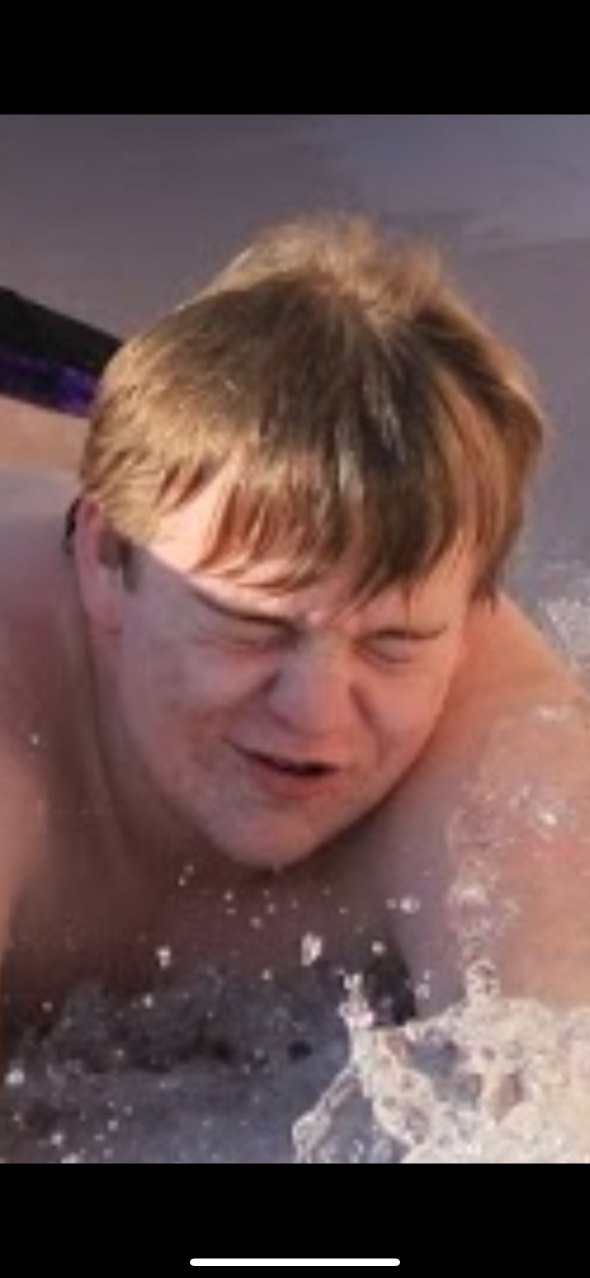
#> input picture images_2/Will.png, 1179 x 2556 px (shown at 1/2 size); its folder holds only this picture in this run
$ python send_images.py
#> lines starting #> are read from the running program, lines starting #| are printed output that depends on the picture
import serial
import time
from PIL import Image
import os

# --- CONFIGURATION ---
PORT = 'COM4'
BAUD_RATE = 115200
IMG_FOLDER = './images_2'
WIDTH = 240
HEIGHT = 135
TIMEOUT_SEC = 10               # timeout per row
HOLD_WAIT_TIMEOUT = 120        # max seconds to wait for button hold (safety)

def process_and_send(file_path, ser):
#> called with file_path = './images_2/Will.png'
    try:
        img = Image.open(file_path).resize((WIDTH, HEIGHT)).convert('RGB')
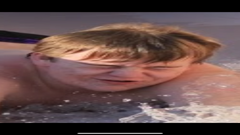
#> img: PIL image 240x135 RGB; mean R, G, B 101.7, 77.4, 75.2
        filename = os.path.basename(file_path)
        print(f"Preparing and sending {filename}...")

        ser.write(b'START\n')
        ser.flush()
        print("Sent START command")

        for y in range(HEIGHT):
            print(f"  Waiting for NEXT_ROW (row {y+1}/{HEIGHT})...", end="", flush=True)

            start_wait = time.time()
            received = False

            while time.time() - start_wait < TIMEOUT_SEC:
                if ser.in_waiting > 0:
                    line = ser.readline().decode('utf-8', errors='ignore').strip()
                    print(f" received: '{line}'")
                    if line == "NEXT_ROW":
                        received = True
                        break
                time.sleep(0.005)

            if not received:
                print(f"\nTIMEOUT waiting for NEXT_ROW on row {y+1}!")
                return False

            row_data = bytearray()
            for x in range(WIDTH):
                r, g, b = img.getpixel((x, y))
                rgb565 = ((r & 0xF8) << 8) | ((g & 0xFC) << 3) | (b >> 3)
                row_data.append((rgb565 >> 8) & 0xFF)   # high byte first
                row_data.append(rgb565 & 0xFF)

            ser.write(row_data)
            ser.flush()
            print(f"  Sent row {y+1}")

        print(f"Finished sending {filename}")
        return True

    except Exception as e:
        print(f"Error during send: {e}")
        return False


def wait_for_button_hold(ser):
    print("\nWaiting for you to hold M5 button for 2 seconds...")
    print("(Holding the button will trigger the next image)\n")

    start_wait = time.time()
    while time.time() - start_wait < HOLD_WAIT_TIMEOUT:
        if ser.in_waiting > 0:
            line = ser.readline().decode('utf-8', errors='ignore').strip()
            if line == "BUTTON_HELD_2S":
                print("Button held for 2 seconds → proceeding to next image!")
                return True
            else:
                print(f"Received: '{line}' (ignoring)")
        time.sleep(0.05)

    print("Timeout waiting for button hold! (120 seconds)")
    return False


# --- MAIN ---
if __name__ == "__main__":
    if not os.path.exists(IMG_FOLDER):
        print(f"Folder not found: {IMG_FOLDER}")
        print("Current dir:", os.getcwd())
        exit(1)

    files = [f for f in os.listdir(IMG_FOLDER) if f.lower().endswith(('.png', '.jpg', '.jpeg'))]
    if not files:
        print("No images in folder.")
        exit(1)

    try:
        ser = serial.Serial(PORT, BAUD_RATE, timeout=2)
        print(f"Opened {PORT}")
        time.sleep(3.5)

        ser.reset_input_buffer()
        ser.reset_output_buffer()

        for i, filename in enumerate(sorted(files), 1):
            full_path = os.path.join(IMG_FOLDER, filename)
#> (the run stopped early here; a loop or call above may not have finished)

$ run again, on images_2/tony_stark.jpg
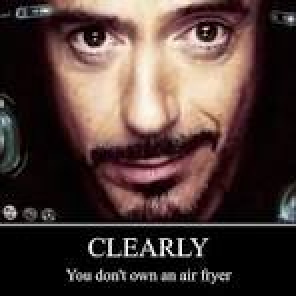
#> input picture images_2/tony_stark.jpg, 148 x 148 px (shown 2 times larger)
#> in process_and_send, `img = Image.open(file_path).resize((WIDTH, HEIGHT)).convert('RGB')`:
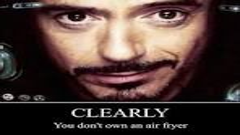
#> img: PIL image 240x135 RGB; mean R, G, B 77.1, 59.2, 55

$ run again, on images_2/woah.jpg
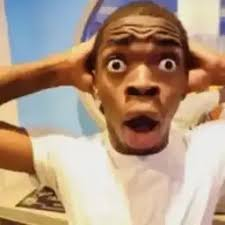
#> input picture images_2/woah.jpg, 225 x 225 px
#> in process_and_send, `img = Image.open(file_path).resize((WIDTH, HEIGHT)).convert('RGB')`:
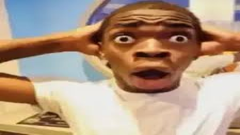
#> img: PIL image 240x135 RGB; mean R, G, B 178.7, 153, 131.5

$ run again, on images_2/Xander.jpg
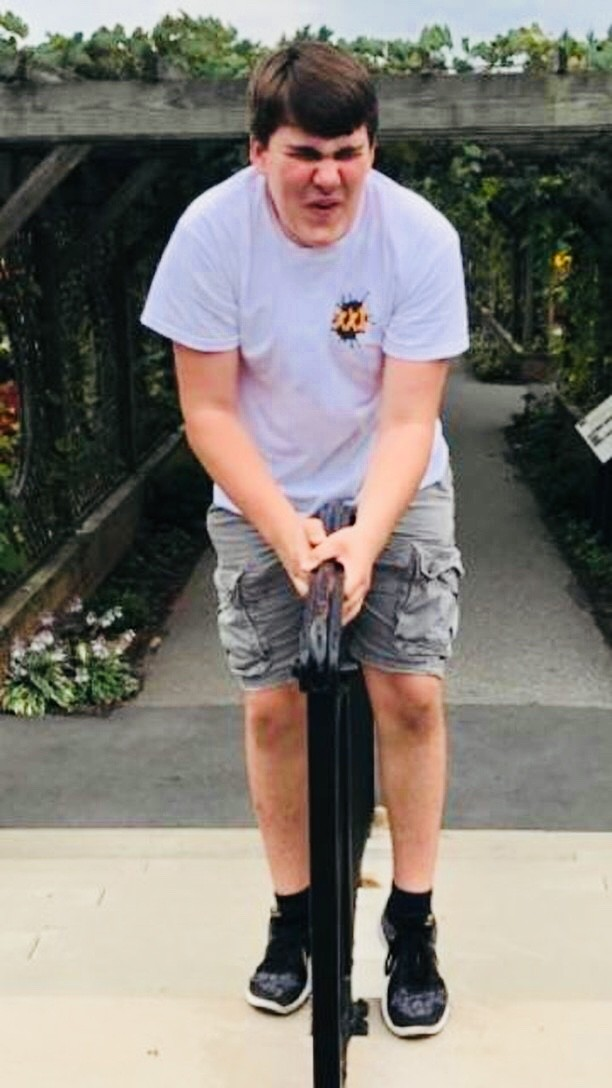
#> input picture images_2/Xander.jpg, 612 x 1088 px
#> in process_and_send, `img = Image.open(file_path).resize((WIDTH, HEIGHT)).convert('RGB')`:
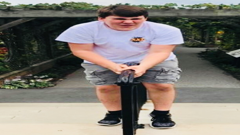
#> img: PIL image 240x135 RGB; mean R, G, B 129, 123.9, 117.3

$ run again, on images_2/cat.jpg
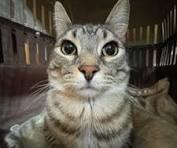
#> input picture images_2/cat.jpg, 177 x 148 px
#> in process_and_send, `img = Image.open(file_path).resize((WIDTH, HEIGHT)).convert('RGB')`:
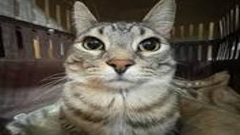
#> img: PIL image 240x135 RGB; mean R, G, B 95.4, 89.3, 78.2
